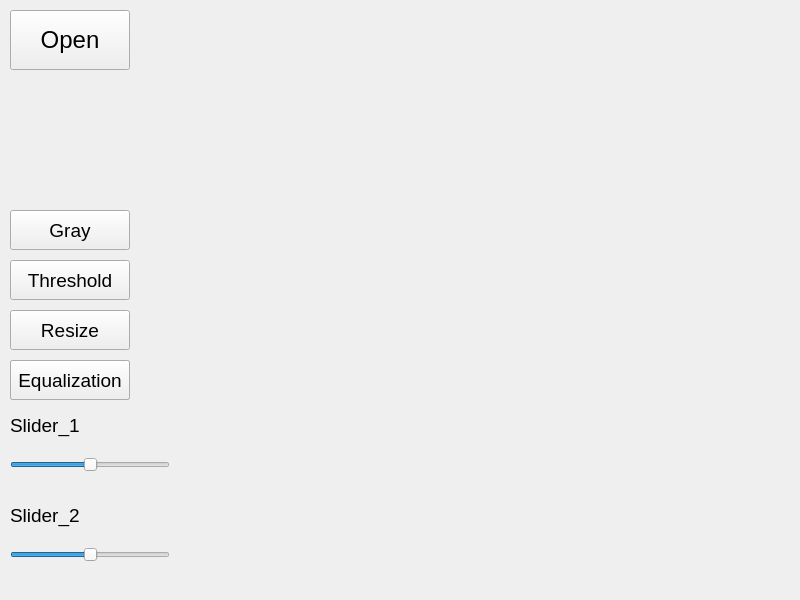
<?xml version="1.0" encoding="UTF-8"?>
<ui version="4.0">
 <class>Form</class>
 <widget class="QWidget" name="Form">
  <property name="geometry">
   <rect>
    <x>0</x>
    <y>0</y>
    <width>800</width>
    <height>600</height>
   </rect>
  </property>
  <widget class="QPushButton" name="Button_open_file">
   <property name="geometry">
    <rect>
     <x>10</x>
     <y>10</y>
     <width>120</width>
     <height>60</height>
    </rect>
   </property>
   <property name="font">
    <font>
     <pointsize>18</pointsize>
    </font>
   </property>
   <property name="cursor">
    <cursorShape>PointingHandCursor</cursorShape>
   </property>
   <property name="text">
    <string>Open</string>
   </property>
  </widget>
  <widget class="QLabel" name="Label_origin_img">
   <property name="geometry">
    <rect>
     <x>10</x>
     <y>80</y>
     <width>120</width>
     <height>120</height>
    </rect>
   </property>
   <property name="text">
    <string/>
   </property>
  </widget>
  <widget class="QPushButton" name="Button_gray_1">
   <property name="geometry">
    <rect>
     <x>10</x>
     <y>210</y>
     <width>120</width>
     <height>40</height>
    </rect>
   </property>
   <property name="font">
    <font>
     <pointsize>14</pointsize>
    </font>
   </property>
   <property name="text">
    <string>Gray</string>
   </property>
  </widget>
  <widget class="QPushButton" name="Button_threshold">
   <property name="geometry">
    <rect>
     <x>10</x>
     <y>260</y>
     <width>120</width>
     <height>40</height>
    </rect>
   </property>
   <property name="font">
    <font>
     <pointsize>14</pointsize>
    </font>
   </property>
   <property name="text">
    <string>Threshold</string>
   </property>
  </widget>
  <widget class="QPushButton" name="Button_resize">
   <property name="geometry">
    <rect>
     <x>10</x>
     <y>310</y>
     <width>120</width>
     <height>40</height>
    </rect>
   </property>
   <property name="font">
    <font>
     <pointsize>14</pointsize>
    </font>
   </property>
   <property name="text">
    <string>Resize</string>
   </property>
  </widget>
  <widget class="QPushButton" name="Button_brightness">
   <property name="geometry">
    <rect>
     <x>10</x>
     <y>360</y>
     <width>120</width>
     <height>40</height>
    </rect>
   </property>
   <property name="font">
    <font>
     <pointsize>18</pointsize>
    </font>
   </property>
   <property name="text">
    <string>Brightness</string>
   </property>
  </widget>
  <widget class="QPushButton" name="Button_equalization">
   <property name="geometry">
    <rect>
     <x>10</x>
     <y>360</y>
     <width>120</width>
     <height>40</height>
    </rect>
   </property>
   <property name="font">
    <font>
     <pointsize>14</pointsize>
    </font>
   </property>
   <property name="text">
    <string>Equalization</string>
   </property>
  </widget>
  <widget class="QSlider" name="Slider_1">
   <property name="geometry">
    <rect>
     <x>10</x>
     <y>450</y>
     <width>160</width>
     <height>30</height>
    </rect>
   </property>
   <property name="minimum">
    <number>-100</number>
   </property>
   <property name="maximum">
    <number>100</number>
   </property>
   <property name="orientation">
    <enum>Qt::Horizontal</enum>
   </property>
  </widget>
  <widget class="QLabel" name="Label_Slider_1">
   <property name="geometry">
    <rect>
     <x>10</x>
     <y>410</y>
     <width>120</width>
     <height>30</height>
    </rect>
   </property>
   <property name="font">
    <font>
     <pointsize>14</pointsize>
    </font>
   </property>
   <property name="text">
    <string>Slider_1</string>
   </property>
  </widget>
  <widget class="QSlider" name="Slider_2">
   <property name="geometry">
    <rect>
     <x>10</x>
     <y>540</y>
     <width>160</width>
     <height>30</height>
    </rect>
   </property>
   <property name="minimum">
    <number>-100</number>
   </property>
   <property name="maximum">
    <number>100</number>
   </property>
   <property name="orientation">
    <enum>Qt::Horizontal</enum>
   </property>
  </widget>
  <widget class="QLabel" name="Label_Slider_2">
   <property name="geometry">
    <rect>
     <x>10</x>
     <y>500</y>
     <width>120</width>
     <height>30</height>
    </rect>
   </property>
   <property name="font">
    <font>
     <pointsize>14</pointsize>
    </font>
   </property>
   <property name="text">
    <string>Slider_2</string>
   </property>
  </widget>
 </widget>
 <resources/>
 <connections/>
</ui>
